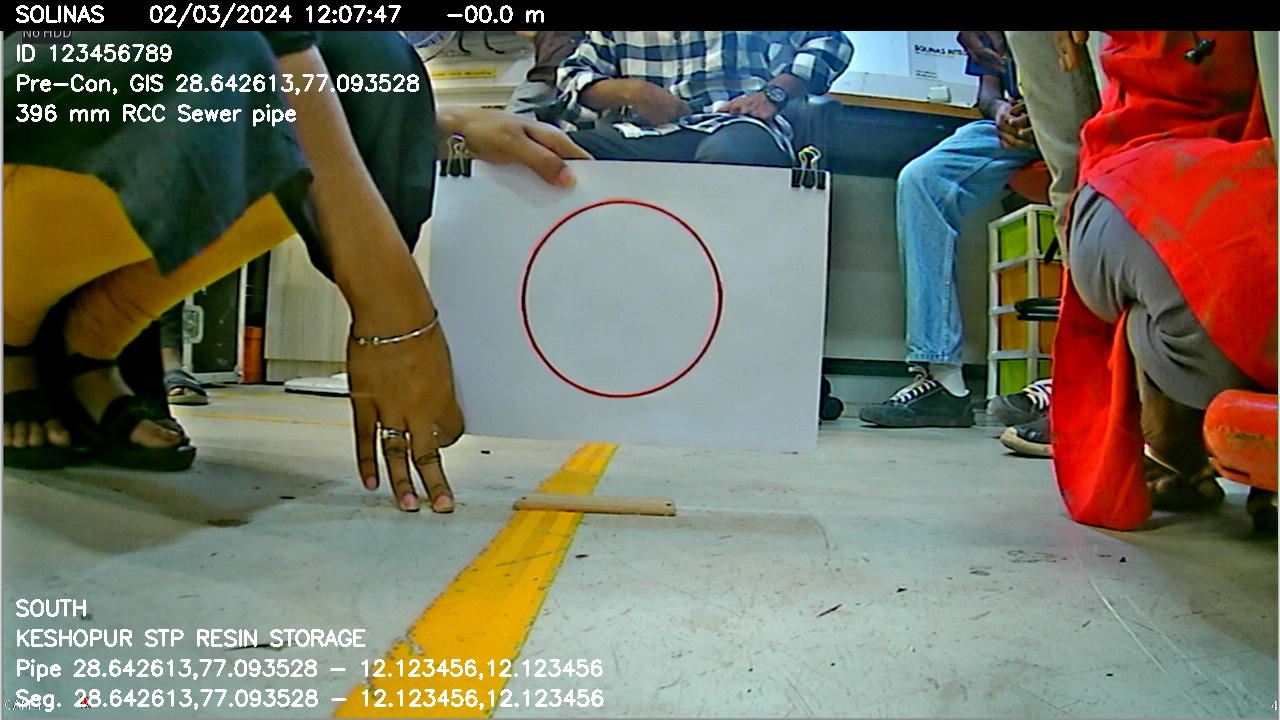
#> input picture sample_images/35.jpeg, 1280 x 720 px, found by its file name
$ python Sample_image_generation.py
#> lines starting #> are read from the running program, lines starting #| are printed output that depends on the picture

import cv2
import numpy as np

img = cv2.imread('35.jpeg')
#> img is the input picture: shape (720, 1280, 3); mean B, G, R 97.5, 112.9, 114.6
[row, column] = img.shape[:2]
#> row = 720; column = 1280

blue,green,red = cv2.split(img)
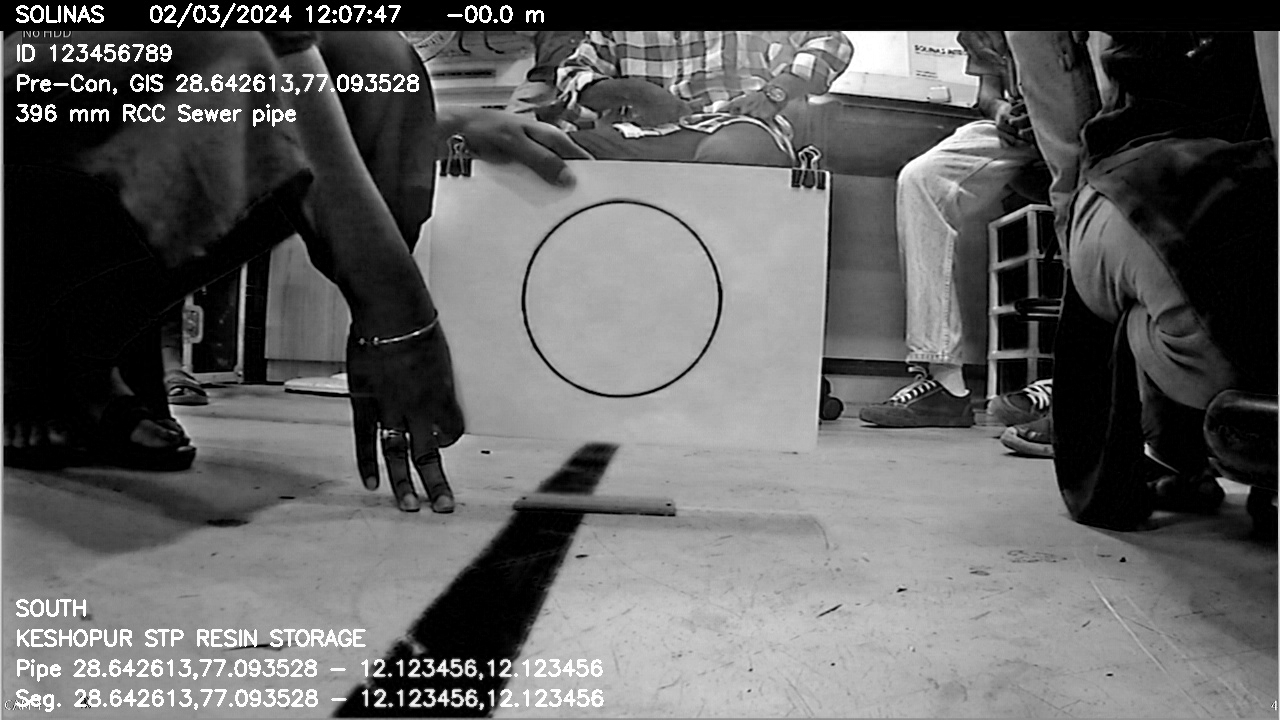
#> blue: shape (720, 1280); min 0, max 255, mean 97.5
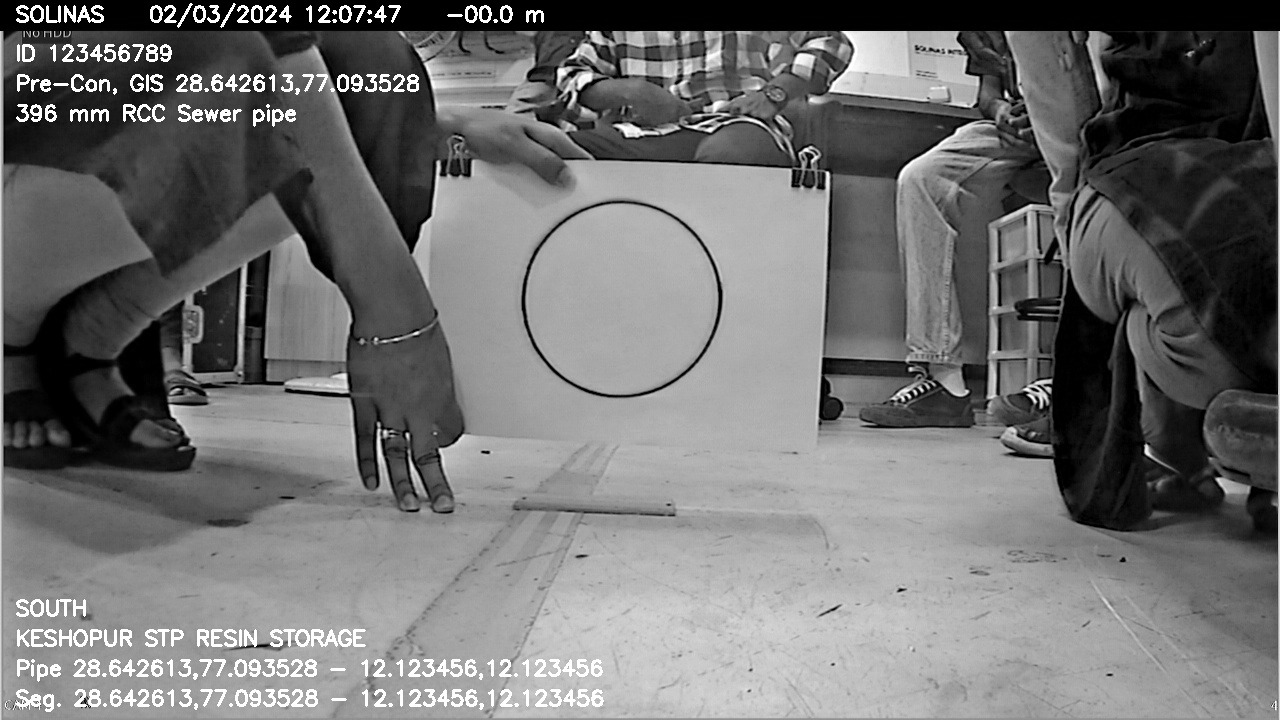
#> green: shape (720, 1280); min 0, max 255, mean 112.9
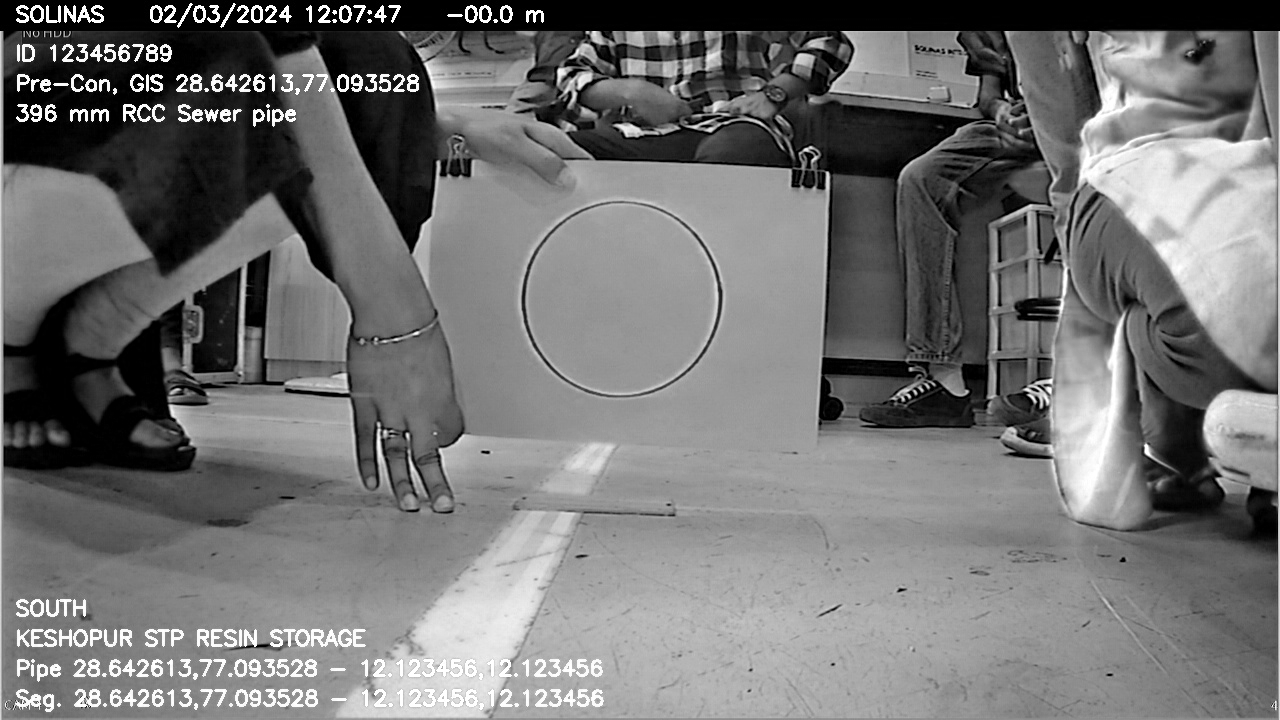
#> red: shape (720, 1280); min 0, max 255, mean 114.6
new_red   = np.zeros([row,column],dtype = 'uint8')
    # color based thresholding
for ia in range(0,row):
    for ja in range(0,column):
        rp = red[ia,ja]
        gp = green[ia,ja]
        bp = blue[ia,ja]

        if (rp>100 and gp>100 and bp>100):
               pixel_r = 0
               pixel_g = 0
               pixel_b = 0

        elif ((rp > gp) and (rp > bp)):
               pixel_r = 255
               pixel_g = 0
               pixel_b = 0

        else:
               pixel_r = 0
               pixel_g = 0
               pixel_b = 0


new_red[ia,ja]= pixel_r


cv2.imshow('a.jpg',img)
cv2.imshow('c.jpg',new_red)
cv2.waitKey()
cv2.destroyAllWindows()

# kernel = np.ones((5,5), np.uint8)
# img_dilation = cv2.dilate(new_red, kernel, iterations=5)
# img_erosion  = cv2.erode(img_dilation, kernel, iterations=3)

contours = cv2.findContours(new_red, cv2.RETR_EXTERNAL, cv2.CHAIN_APPROX_SIMPLE)[0]

A = []
R = []

for cntr1 in contours:

        x,y,w,h = cv2.boundingRect(cntr1)
        area = cv2.contourArea(cntr1)
        A.append(area)
        r = [x,y,x+w,y+h]
        R.append(r)
        A1 = np.array(A)
        R1 = np.array(R)
count = 0
for i in range(0,len(contours)):
    #(np.max(A))
        if A1[i] <30000:
            a,b,c,d = R1[i]
            new_red[b:d,a:c] = 0

        elif A1[i] > 33000:
            a,b,c,d = R1[i]
            new_red[b:d,a:c] = 0
        else:
            a1,b1,c1,d1 = R1[i]
            img_crop1 = new_red[b1:d1,a1:c1]


ZW = np.sort(A)


#> (the run stopped early here; a loop or call above may not have finished)

$ run again, with dia_290/image_00552.jpg copied over sample_images/35.jpeg
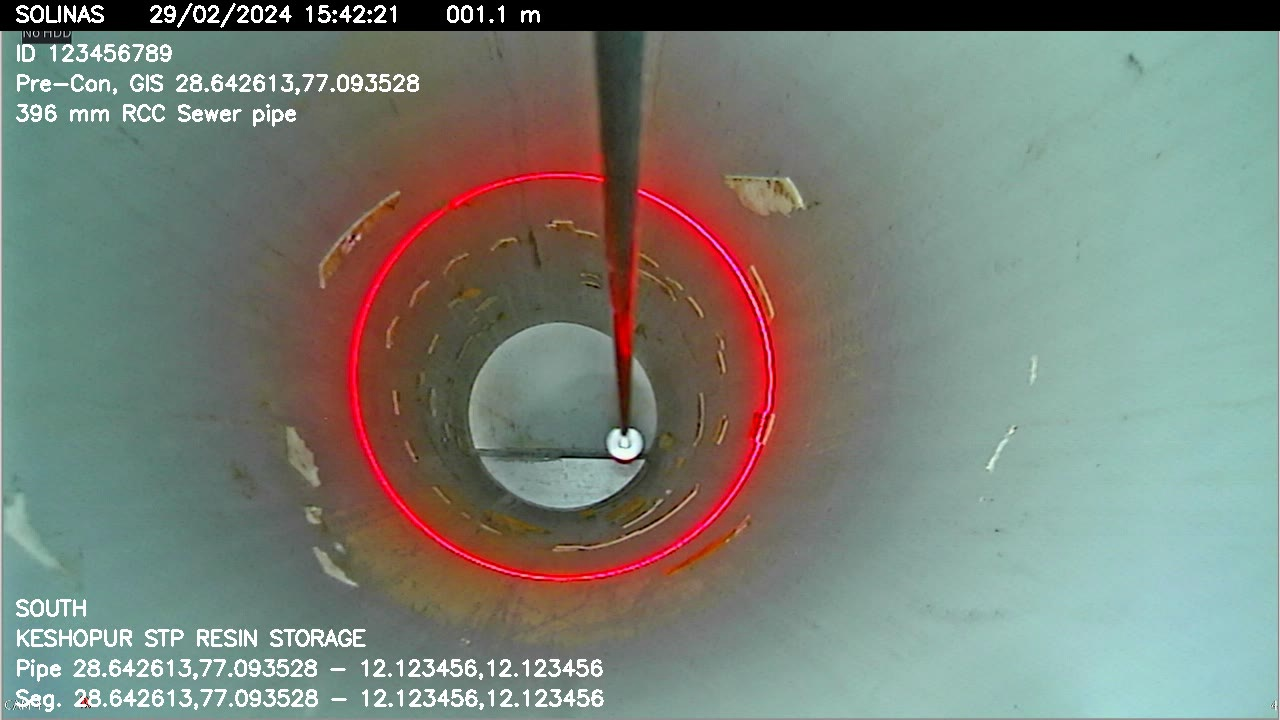
#> input picture dia_290/image_00552.jpg, 1280 x 720 px, found by its file name
#> img is the input picture: shape (720, 1280, 3); mean B, G, R 119.5, 128.8, 122.1
#> `blue,green,red = cv2.split(img)`:
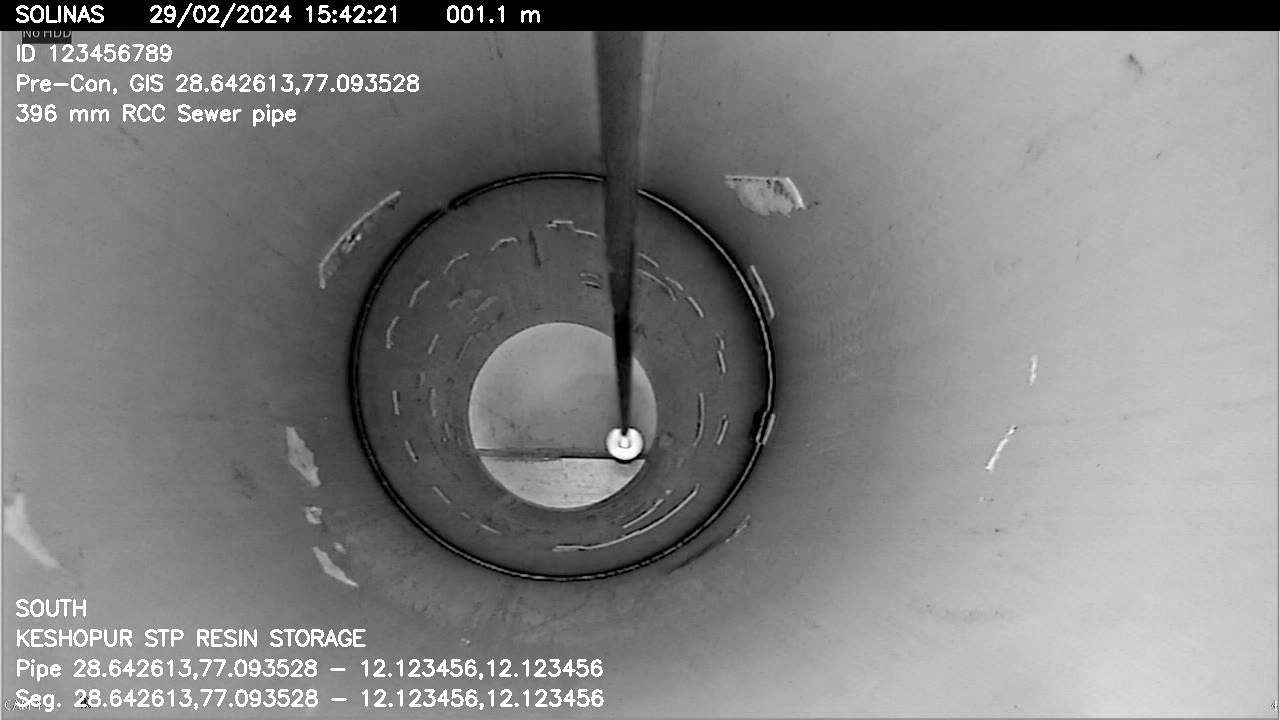
#> green: shape (720, 1280); min 0, max 255, mean 128.8
#> `blue,green,red = cv2.split(img)`:
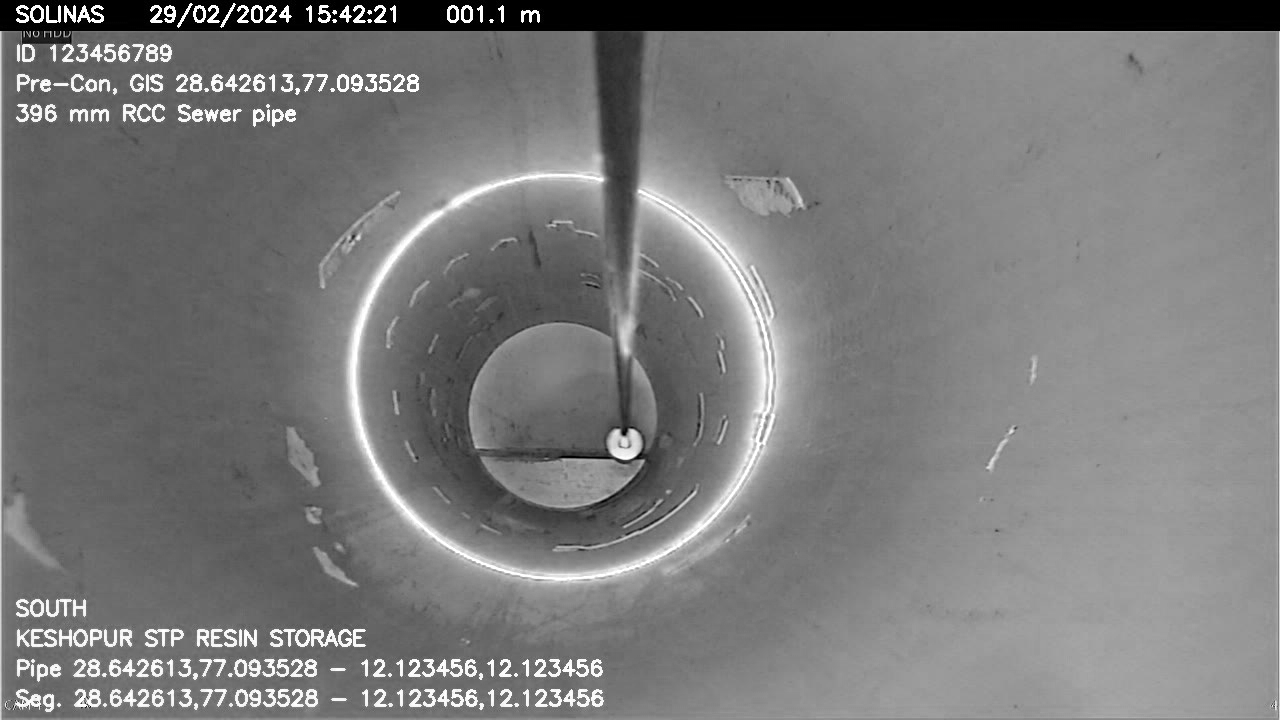
#> red: shape (720, 1280); min 0, max 255, mean 122.1
